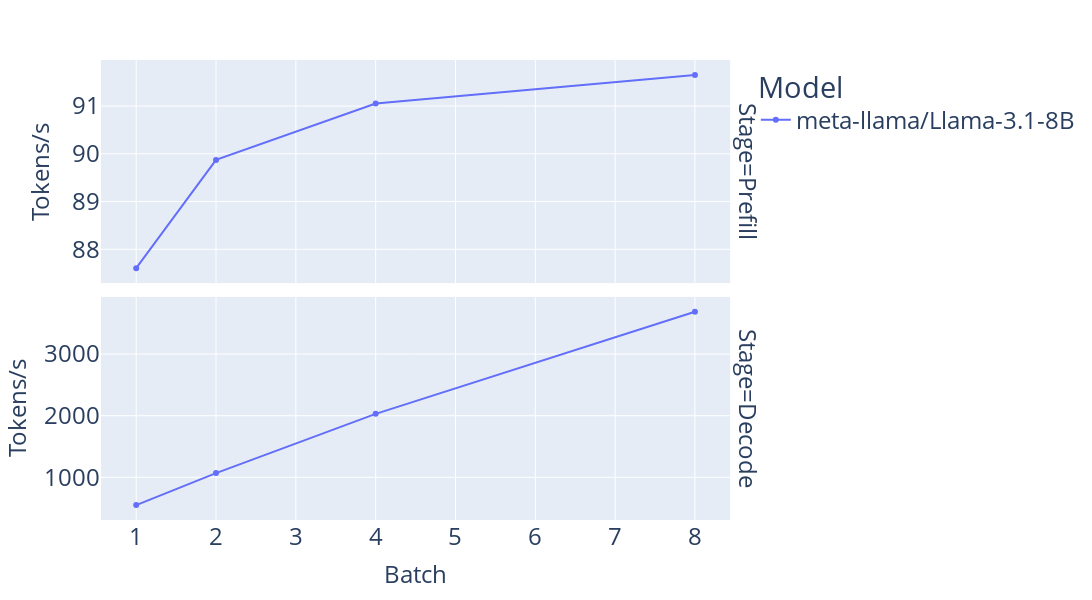
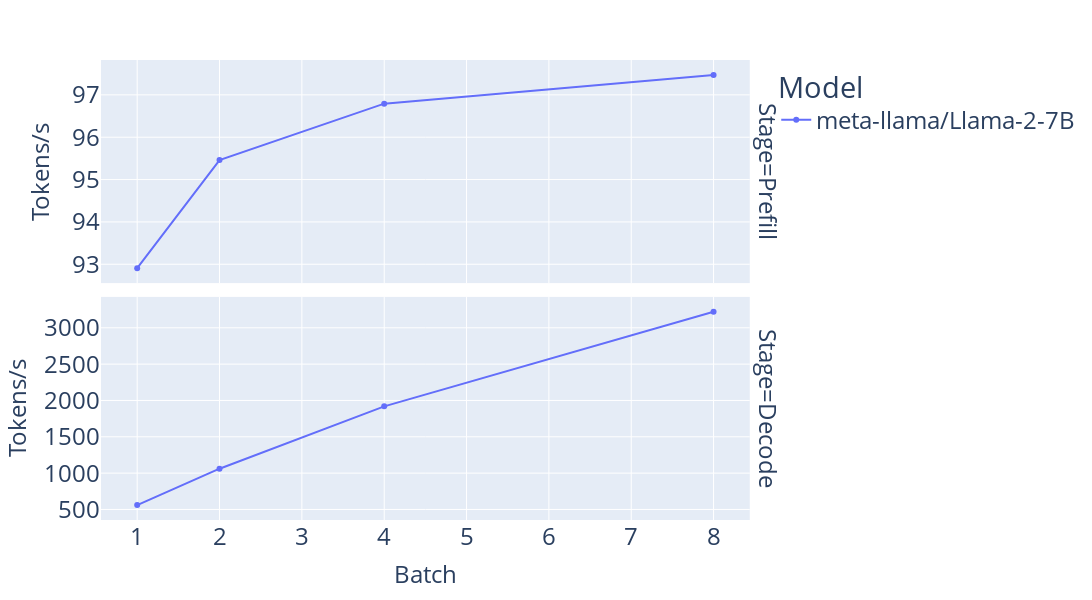
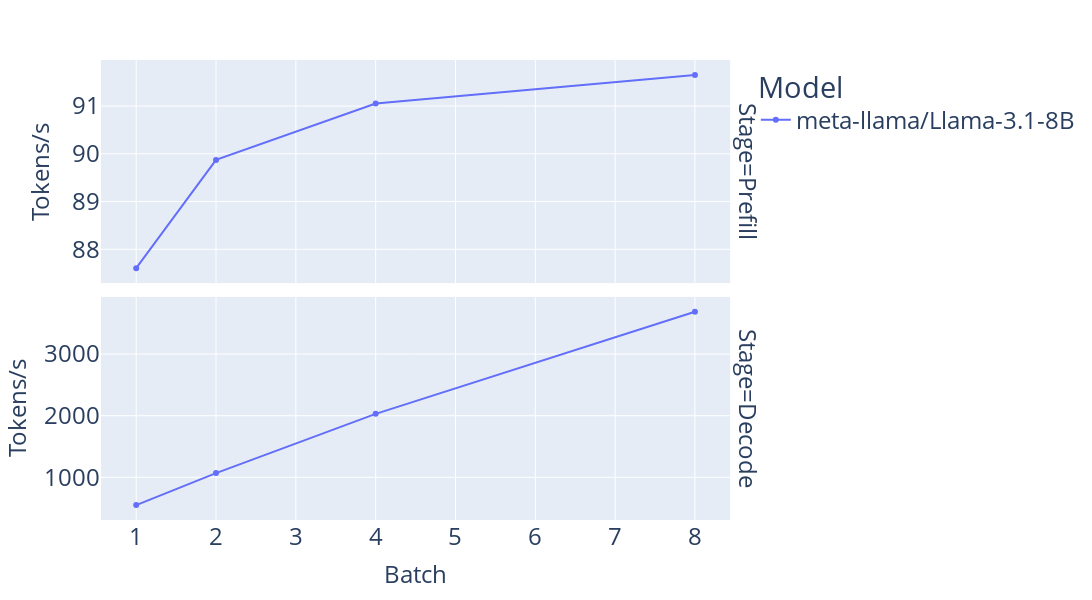

The notebook cell saved with these charts, in order:
### Markdown cell above
## TTFT, TPOT, RPS, Latency, 
1. ISO-HW: Model vs Throughput
2. ISO-HW: Model vs Latency (TTFT, TPOT)
3. ISO-HW, ISO-Model: Batch vs Throughput/Latency
4. 
## Website support
## A visulaization of the system being modelled

### Code cell
fig = create_interactive_widget()

### Figure 1 — Plotly figure (JSON) as saved in the notebook; plotly's stock layout.template omitted (floating-point values rounded to 4 significant figures)
{"data": [{"hovertemplate": "Model=meta-llama/Llama-3.1-8B<br>Stage=Prefill<br>Batch=%{x}<br>Tokens/s=%{y}<extra></extra>", "legendgroup": "meta-llama/Llama-3.1-8B", "line": {"color": "#636efa", "dash": "solid"}, "marker": {"symbol": "circle"}, "mode": "lines+markers", "name": "meta-llama/Llama-3.1-8B", "orientation": "v", "showlegend": true, "type": "scatter", "x": [1, 2, 4, 8], "xaxis": "x2", "y": [87.61, 89.87, 91.05, 91.65], "yaxis": "y2"}, {"hovertemplate": "Model=meta-llama/Llama-3.1-8B<br>Stage=Decode<br>Batch=%{x}<br>Tokens/s=%{y}<extra></extra>", "legendgroup": "meta-llama/Llama-3.1-8B", "line": {"color": "#636efa", "dash": "solid"}, "marker": {"symbol": "circle"}, "mode": "lines+markers", "name": "meta-llama/Llama-3.1-8B", "orientation": "v", "showlegend": false, "type": "scatter", "x": [1, 2, 4, 8], "xaxis": "x", "y": [549.2, 1069.0, 2030.0, 3686.0], "yaxis": "y"}], "layout": {"annotations": [{"font": {}, "showarrow": false, "text": "Stage=Decode", "textangle": 90, "x": 0.98, "xanchor": "left", "xref": "paper", "y": 0.2425, "yanchor": "middle", "yref": "paper"}, {"font": {}, "showarrow": false, "text": "Stage=Prefill", "textangle": 90, "x": 0.98, "xanchor": "left", "xref": "paper", "y": 0.7575, "yanchor": "middle", "yref": "paper"}], "font": {"size": 24}, "height": 600, "legend": {"title": {"text": "Model"}, "tracegroupgap": 0}, "margin": {"t": 60}, "width": 1200, "xaxis": {"anchor": "y", "domain": [0, 0.98], "tickfont": {"size": 24}, "title": {"font": {"size": 24}, "text": "Batch"}}, "xaxis2": {"anchor": "y2", "domain": [0, 0.98], "matches": "x", "showticklabels": false, "tickfont": {"size": 24}, "title": {"font": {"size": 24}}}, "yaxis": {"anchor": "x", "domain": [0, 0.485], "tickfont": {"size": 24}, "title": {"font": {"size": 24}, "text": "Tokens/s"}}, "yaxis2": {"anchor": "x2", "domain": [0.515, 1], "tickfont": {"size": 24}, "title": {"font": {"size": 24}, "text": "Tokens/s"}}}}

### Figure 2 — Plotly figure (JSON) as saved in the notebook; plotly's stock layout.template omitted (floating-point values rounded to 4 significant figures)
{"data": [{"hovertemplate": "Model=meta-llama/Llama-2-7B<br>Stage=Prefill<br>Batch=%{x}<br>Tokens/s=%{y}<extra></extra>", "legendgroup": "meta-llama/Llama-2-7B", "line": {"color": "#636efa", "dash": "solid"}, "marker": {"symbol": "circle"}, "mode": "lines+markers", "name": "meta-llama/Llama-2-7B", "orientation": "v", "showlegend": true, "type": "scatter", "x": [1, 2, 4, 8], "xaxis": "x2", "y": [92.91, 95.46, 96.79, 97.47], "yaxis": "y2"}, {"hovertemplate": "Model=meta-llama/Llama-2-7B<br>Stage=Decode<br>Batch=%{x}<br>Tokens/s=%{y}<extra></extra>", "legendgroup": "meta-llama/Llama-2-7B", "line": {"color": "#636efa", "dash": "solid"}, "marker": {"symbol": "circle"}, "mode": "lines+markers", "name": "meta-llama/Llama-2-7B", "orientation": "v", "showlegend": false, "type": "scatter", "x": [1, 2, 4, 8], "xaxis": "x", "y": [560.3, 1061.0, 1919.0, 3220.0], "yaxis": "y"}], "layout": {"annotations": [{"font": {}, "showarrow": false, "text": "Stage=Decode", "textangle": 90, "x": 0.98, "xanchor": "left", "xref": "paper", "y": 0.2425, "yanchor": "middle", "yref": "paper"}, {"font": {}, "showarrow": false, "text": "Stage=Prefill", "textangle": 90, "x": 0.98, "xanchor": "left", "xref": "paper", "y": 0.7575, "yanchor": "middle", "yref": "paper"}], "font": {"size": 24}, "height": 600, "legend": {"title": {"text": "Model"}, "tracegroupgap": 0}, "margin": {"t": 60}, "width": 1200, "xaxis": {"anchor": "y", "domain": [0, 0.98], "tickfont": {"size": 24}, "title": {"font": {"size": 24}, "text": "Batch"}}, "xaxis2": {"anchor": "y2", "domain": [0, 0.98], "matches": "x", "showticklabels": false, "tickfont": {"size": 24}, "title": {"font": {"size": 24}}}, "yaxis": {"anchor": "x", "domain": [0, 0.485], "tickfont": {"size": 24}, "title": {"font": {"size": 24}, "text": "Tokens/s"}}, "yaxis2": {"anchor": "x2", "domain": [0.515, 1], "tickfont": {"size": 24}, "title": {"font": {"size": 24}, "text": "Tokens/s"}}}}

### Figure 3 — Plotly figure (JSON) as saved in the notebook; plotly's stock layout.template omitted (floating-point values rounded to 4 significant figures)
{"data": [{"hovertemplate": "Model=meta-llama/Llama-3.1-8B<br>Stage=Prefill<br>Batch=%{x}<br>Tokens/s=%{y}<extra></extra>", "legendgroup": "meta-llama/Llama-3.1-8B", "line": {"color": "#636efa", "dash": "solid"}, "marker": {"symbol": "circle"}, "mode": "lines+markers", "name": "meta-llama/Llama-3.1-8B", "orientation": "v", "showlegend": true, "type": "scatter", "x": [1, 2, 4, 8], "xaxis": "x2", "y": [87.61, 89.87, 91.05, 91.65], "yaxis": "y2"}, {"hovertemplate": "Model=meta-llama/Llama-3.1-8B<br>Stage=Decode<br>Batch=%{x}<br>Tokens/s=%{y}<extra></extra>", "legendgroup": "meta-llama/Llama-3.1-8B", "line": {"color": "#636efa", "dash": "solid"}, "marker": {"symbol": "circle"}, "mode": "lines+markers", "name": "meta-llama/Llama-3.1-8B", "orientation": "v", "showlegend": false, "type": "scatter", "x": [1, 2, 4, 8], "xaxis": "x", "y": [549.2, 1069.0, 2030.0, 3686.0], "yaxis": "y"}], "layout": {"annotations": [{"font": {}, "showarrow": false, "text": "Stage=Decode", "textangle": 90, "x": 0.98, "xanchor": "left", "xref": "paper", "y": 0.2425, "yanchor": "middle", "yref": "paper"}, {"font": {}, "showarrow": false, "text": "Stage=Prefill", "textangle": 90, "x": 0.98, "xanchor": "left", "xref": "paper", "y": 0.7575, "yanchor": "middle", "yref": "paper"}], "font": {"size": 24}, "height": 600, "legend": {"title": {"text": "Model"}, "tracegroupgap": 0}, "margin": {"t": 60}, "width": 1200, "xaxis": {"anchor": "y", "domain": [0, 0.98], "tickfont": {"size": 24}, "title": {"font": {"size": 24}, "text": "Batch"}}, "xaxis2": {"anchor": "y2", "domain": [0, 0.98], "matches": "x", "showticklabels": false, "tickfont": {"size": 24}, "title": {"font": {"size": 24}}}, "yaxis": {"anchor": "x", "domain": [0, 0.485], "tickfont": {"size": 24}, "title": {"font": {"size": 24}, "text": "Tokens/s"}}, "yaxis2": {"anchor": "x2", "domain": [0.515, 1], "tickfont": {"size": 24}, "title": {"font": {"size": 24}, "text": "Tokens/s"}}}}
